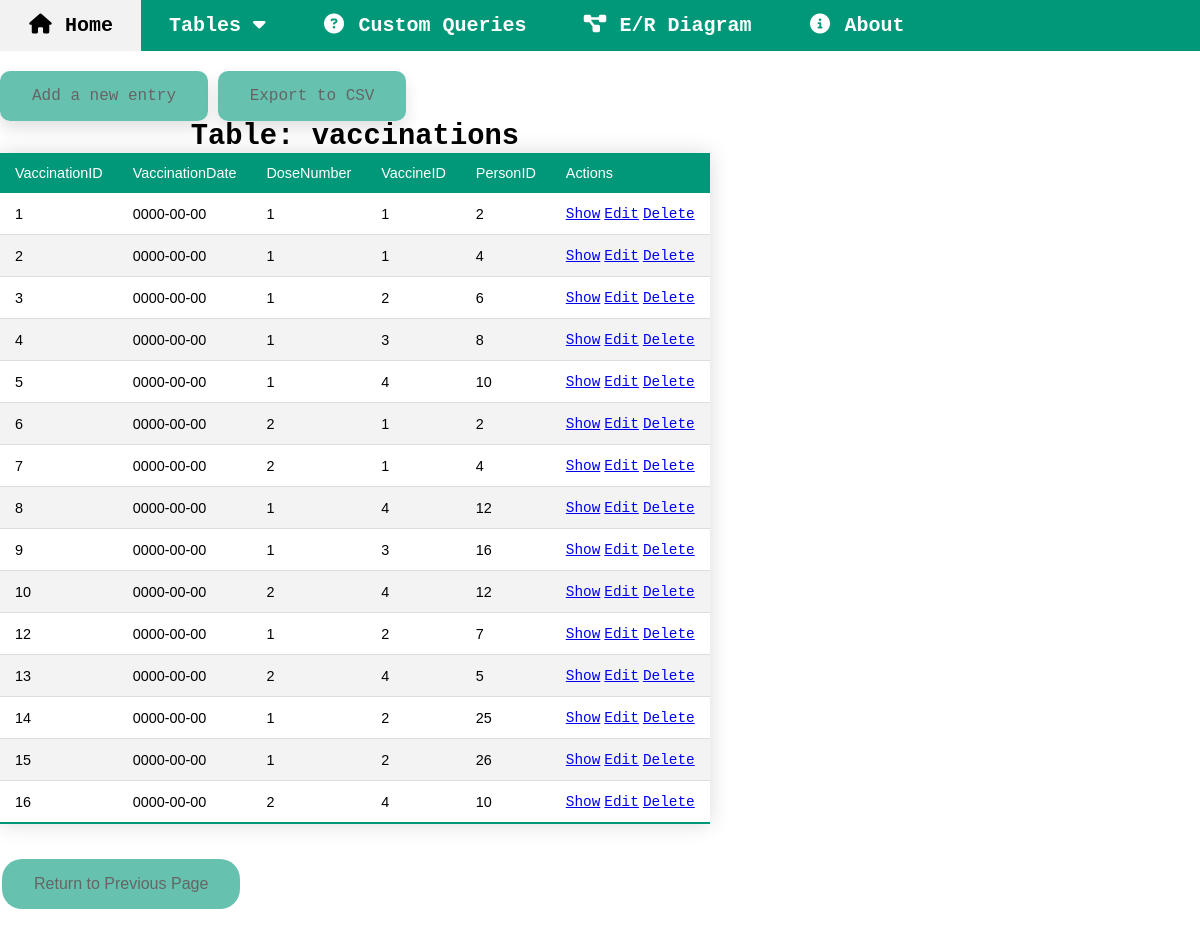
Screenshot of /covid/showall.php?table=vaccinations with the database file from the repository.
### tables this page shows
CREATE TABLE Vaccinations(
    VaccinationID INT NOT NULL AUTO_INCREMENT PRIMARY KEY,
    VaccinationDate DATE,
    DoseNumber INT,
    VaccineID INT,
    PersonID INT,
    FOREIGN KEY (VaccineID) REFERENCES TypeOfVaccinations(VaccineID),
    FOREIGN KEY (PersonID) REFERENCES Persons(PersonID)
);

### functions.php (called while the page is built, shortened)
<?php require_once 'database.php';
function getColumnNames ($table) {
  $sql = "SHOW COLUMNS FROM ".$table."";
  global $conn;
  try {
    $statement = $conn->prepare($sql);
    $statement->execute();
    $output = $statement->fetchAll(PDO::FETCH_COLUMN);
    return $output;
  } catch (PDOException $e) {
    trigger_error("Error: Failed to get column names from $table");
  }
}
?>

### covid/showall.php (the view, shortened to what this page needs)
<?php require_once '../database.php';
require_once '../functions.php';
if(isset($_GET["table"]))  {
  $tableName = $_GET["table"];
} else {
  $tableName = "";
}
$columnNames = getColumnNames($tableName);
$query = "SELECT * FROM ".$tableName."";
$statement = $conn->prepare($query);
$statement->execute();
?>
<!DOCTYPE html>
<html lang="en">
<head>
  <link rel="stylesheet" href="../styles.css">
</head>
<body>
  <?php include_once ('../navbar.php'); ?>
  <br/><br/>
    <a class="topBtn" href="./create.php?table=<?=$tableName?>">Add a new entry</a>
    <a class="topBtn" onclick="exportTableToCSV('Results.csv')">Export to CSV</a>
  <table class="styled-table" id="resultsTable">
    <caption><h1>Table: <?= $tableName ?></h1></caption>
    <thead>
      <tr>
        <?php foreach ($columnNames as $row) { ?>
          <td><?= $row?></td>
        <?php } ?>
          <td>Actions</td>
      </tr>
    </thead>
    <tbody>
    <?php while ($row = $statement->fetch(PDO::FETCH_ASSOC, PDO::FETCH_ORI_NEXT)) { ?>
      <tr>
        <?php foreach ($row as $data) { ?>
          <td><?= $data; ?></td>
        <?php } ?>
        <td>
          <a href="./show.php?ID=<?=reset($row)?>&table=<?=$tableName?>">Show</a>
          <a href="./edit.php?ID=<?=reset($row)?>&table=<?=$tableName?>">Edit</a>
          <a href="./delete.php?ID=<?=reset($row)?>&table=<?=$tableName?>">Delete</a>
        </td>
      </tr>
      <?php } ?>
    </tbody>
  </table>
  <button class="smallBtn" onclick="history.back()">Return to Previous Page</button>
</body>
</html>

### styles.css (style rules this page uses)
body, a, h1, h2, h3, h4, h5 { font-family: 'Courier New', Courier, monospace; margin: 0; }
.smallBtn { background-color: #01987a; border: none; border-radius: 20px; text-decoration: none; color: black; padding: 16px 32px; text-align: center; font-size: 16px; margin: 20px 2px; opacity: 0.6; transition: 0.3s; width: auto; }
.topBtn { background-color: #01987a; position: relative; border: none; border-radius: 10px; box-shadow: 0px 8px 16px 0px rgba(0,0,0,0.2); text-decoration: none; color: black; padding: 16px 32px; text-align: center; font-size: 16px; opacity: 0.6; transition: 0.3s; width: auto; }
.styled-table { border-collapse: collapse; margin: 15px 0; font-size: 0.9em; font-family: sans-serif; min-width: 400px; box-shadow: 0 0 20px rgba(0, 0, 0, 0.15); }
.styled-table thead tr { background-color: #009879; color: #ffffff; text-align: left; }
.styled-table th, .styled-table td { padding: 12px 15px; }
.styled-table tbody tr { border-bottom: 1px solid #dddddd; }
.styled-table tbody tr:nth-of-type(even) { background-color: #f3f3f3; }
.styled-table tbody tr:last-of-type { border-bottom: 2px solid #009879; }

### rows the page displays
vaccinations: data "1", VaccinationDate "0000-00-00", PersonID "2"
vaccinations: VaccinationID "2", VaccinationDate "0000-00-00", data "1", PersonID "4"
vaccinations: VaccinationID "3", VaccinationDate "0000-00-00", DoseNumber "1", VaccineID "2", PersonID "6"
vaccinations: VaccinationID "4", VaccinationDate "0000-00-00", DoseNumber "1", VaccineID "3", PersonID "8"
vaccinations: VaccinationID "5", VaccinationDate "0000-00-00", DoseNumber "1", VaccineID "4", PersonID "10"
vaccinations: VaccinationID "6", VaccinationDate "0000-00-00", data "2", VaccineID "1"
vaccinations: VaccinationID "7", VaccinationDate "0000-00-00", DoseNumber "2", VaccineID "1", PersonID "4"
vaccinations: VaccinationID "8", VaccinationDate "0000-00-00", DoseNumber "1", VaccineID "4", PersonID "12"
vaccinations: VaccinationID "9", VaccinationDate "0000-00-00", DoseNumber "1", VaccineID "3", PersonID "16"
vaccinations: VaccinationID "10", VaccinationDate "0000-00-00", DoseNumber "2", VaccineID "4", PersonID "12"
vaccinations: VaccinationID "12", VaccinationDate "0000-00-00", DoseNumber "1", VaccineID "2", PersonID "7"
vaccinations: VaccinationID "13", VaccinationDate "0000-00-00", DoseNumber "2", VaccineID "4", PersonID "5"
vaccinations: VaccinationID "14", VaccinationDate "0000-00-00", DoseNumber "1", VaccineID "2", PersonID "25"
vaccinations: VaccinationID "15", VaccinationDate "0000-00-00", DoseNumber "1", VaccineID "2", PersonID "26"
vaccinations: VaccinationID "16", VaccinationDate "0000-00-00", DoseNumber "2", VaccineID "4", PersonID "10"

### other values shown
$tableName "vaccinations"
$row "VaccinationID"
$row "VaccinationDate"
$row "DoseNumber"
$row "VaccineID"
$row "PersonID"
